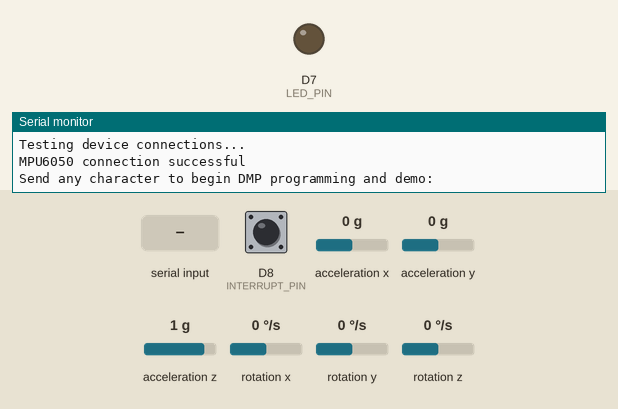
Bench run of a sketch on a simulated ESP8266 (NodeMCU). Shown: output pins drawn as LEDs (lit = HIGH), the last lines printed to the serial monitor. Inputs (shaded band) come from the test bench; at power-on: acceleration x 0 g, acceleration y 0 g, acceleration z 1 g, rotation z 0 °/s, D8 (INTERRUPT_PIN) LOW, rotation x 0 °/s, rotation y 0 °/s. The ROS host is connected and sends only what is stated; the sensor or clock chip raises its interrupt line as the real part does.

Above: at 0.8 s.
0.9 s: "1\n" received over Serial
At 1.74 s:
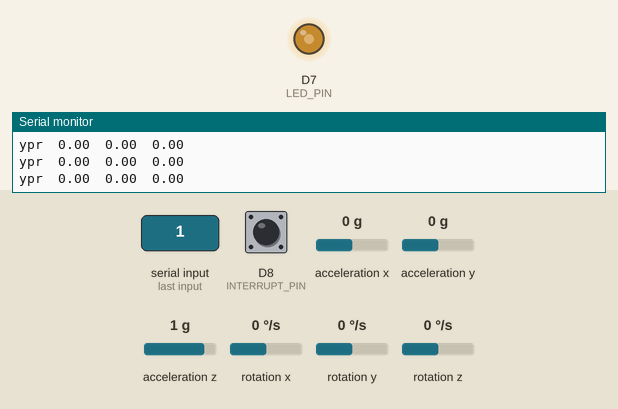
3.9 s: acceleration x set to -1.4 g
6.9 s: acceleration y set to -1.4 g
9.9 s: acceleration z set to -1.4 g
12.9 s: rotation z set to -192 °/s
Timing chart, 0 to 16.9 s (numbered marks = the images above; inputs shaded):
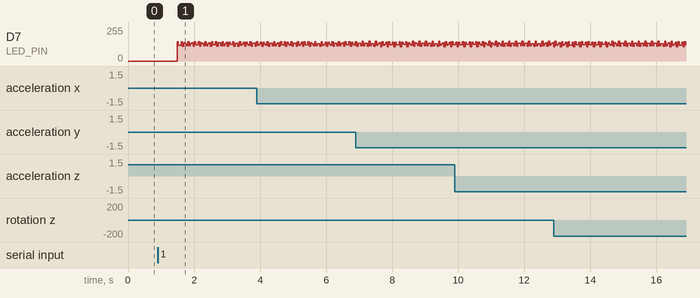

The sketch:

yprROS.ino
```cpp
// I2C device class (I2Cdev) demonstration Arduino sketch for MPU6050 class using DMP (MotionApps v2.0)
// 6/21/2012 by Jeff Rowberg <jeff@rowberg.net>
// Updates should (hopefully) always be available at https://github.com/jrowberg/i2cdevlib
//
// Changelog:
//      2019-07-08 - Added Auto Calibration and offset generator
//		   - and altered FIFO retrieval sequence to avoid using blocking code
//      2016-04-18 - Eliminated a potential infinite loop
//      2013-05-08 - added seamless Fastwire support
//                 - added note about gyro calibration
//      2012-06-21 - added note about Arduino 1.0.1 + Leonardo compatibility error
//      2012-06-20 - improved FIFO overflow handling and simplified read process
//      2012-06-19 - completely rearranged DMP initialization code and simplification
//      2012-06-13 - pull gyro and accel data from FIFO packet instead of reading directly
//      2012-06-09 - fix broken FIFO read sequence and change interrupt detection to RISING
//      2012-06-05 - add gravity-compensated initial reference frame acceleration output
//                 - add 3D math helper file to DMP6 example sketch
//                 - add Euler output and Yaw/Pitch/Roll output formats
//      2012-06-04 - remove accel offset clearing for better results (thanks Sungon Lee)
//      2012-06-01 - fixed gyro sensitivity to be 2000 deg/sec instead of 250
//      2012-05-30 - basic DMP initialization working

/* ============================================
I2Cdev device library code is placed under the MIT license
Copyright (c) 2012 Jeff Rowberg

Permission is hereby granted, free of charge, to any person obtaining a copy
of this software and associated documentation files (the "Software"), to deal
in the Software without restriction, including without limitation the rights
to use, copy, modify, merge, publish, distribute, sublicense, and/or sell
copies of the Software, and to permit persons to whom the Software is
furnished to do so, subject to the following conditions:

The above copyright notice and this permission notice shall be included in
all copies or substantial portions of the Software.

THE SOFTWARE IS PROVIDED "AS IS", WITHOUT WARRANTY OF ANY KIND, EXPRESS OR
IMPLIED, INCLUDING BUT NOT LIMITED TO THE WARRANTIES OF MERCHANTABILITY,
FITNESS FOR A PARTICULAR PURPOSE AND NONINFRINGEMENT. IN NO EVENT SHALL THE
AUTHORS OR COPYRIGHT HOLDERS BE LIABLE FOR ANY CLAIM, DAMAGES OR OTHER
LIABILITY, WHETHER IN AN ACTION OF CONTRACT, TORT OR OTHERWISE, ARISING FROM,
OUT OF OR IN CONNECTION WITH THE SOFTWARE OR THE USE OR OTHER DEALINGS IN
THE SOFTWARE.
===============================================
*/

// I2Cdev and MPU6050 must be installed as libraries, or else the .cpp/.h files
// for both classes must be in the include path of your project
#include "I2Cdev.h"

#include "MPU6050_6Axis_MotionApps20.h"
//#include "MPU6050.h" // not necessary if using MotionApps include file

// Arduino Wire library is required if I2Cdev I2CDEV_ARDUINO_WIRE implementation
// is used in I2Cdev.h
#if I2CDEV_IMPLEMENTATION == I2CDEV_ARDUINO_WIRE
    #include "Wire.h"
#endif

// class default I2C address is 0x68
// specific I2C addresses may be passed as a parameter here
// AD0 low = 0x68 (default for SparkFun breakout and InvenSense evaluation board)
// AD0 high = 0x69
MPU6050 mpu;
//MPU6050 mpu(0x69); // <-- use for AD0 high

/* =========================================================================
   NOTE: In addition to connection 3.3v, GND, SDA, and SCL, this sketch
   depends on the MPU-6050's INT pin being connected to the Arduino's
   external interrupt #0 pin. On the Arduino Uno and Mega 2560, this is
   digital I/O pin 2.
 * ========================================================================= */

/* =========================================================================
   NOTE: Arduino v1.0.1 with the Leonardo board generates a compile error
   when using Serial.write(buf, len). The Teapot output uses this method.
   The solution requires a modification to the Arduino USBAPI.h file, which
   is fortunately simple, but annoying. This will be fixed in the next IDE
   release. For more info, see these links:

   http://arduino.cc/forum/index.php/topic,109987.0.html
   http://code.google.com/p/arduino/issues/detail?id=958
 * ========================================================================= */


// uncomment "OUTPUT_READABLE_QUATERNION" if you want to see the actual
// quaternion components in a [w, x, y, z] format (not best for parsing
// on a remote host such as Processing or something though)
//#define OUTPUT_READABLE_QUATERNION

// uncomment "OUTPUT_READABLE_EULER" if you want to see Euler angles
// (in degrees) calculated from the quaternions coming from the FIFO.
// Note that Euler angles suffer from gimbal lock (for more info, see
// http://en.wikipedia.org/wiki/Gimbal_lock)
//#define OUTPUT_READABLE_EULER

// uncomment "OUTPUT_READABLE_YAWPITCHROLL" if you want to see the yaw/
// pitch/roll angles (in degrees) calculated from the quaternions coming
// from the FIFO. Note this also requires gravity vector calculations.
// Also note that yaw/pitch/roll angles suffer from gimbal lock (for
// more info, see: http://en.wikipedia.org/wiki/Gimbal_lock)
#define OUTPUT_READABLE_YAWPITCHROLL

// uncomment "OUTPUT_READABLE_REALACCEL" if you want to see acceleration
// components with gravity removed. This acceleration reference frame is
// not compensated for orientation, so +X is always +X according to the
// sensor, just without the effects of gravity. If you want acceleration
// compensated for orientation, us OUTPUT_READABLE_WORLDACCEL instead.
//#define OUTPUT_READABLE_REALACCEL

// uncomment "OUTPUT_READABLE_WORLDACCEL" if you want to see acceleration
// components with gravity removed and adjusted for the world frame of
// reference (yaw is relative to initial orientation, since no magnetometer
// is present in this case). Could be quite handy in some cases.
//#define OUTPUT_READABLE_WORLDACCEL

// uncomment "OUTPUT_TEAPOT" if you want output that matches the
// format used for the InvenSense teapot demo
//#define OUTPUT_TEAPOT


#define INTERRUPT_PIN D8  // use pin 2 on Arduino Uno & most boards
#define LED_PIN 13 // (Arduino is 13, Teensy is 11, Teensy++ is 6)
bool blinkState = false;

// MPU control/status vars
bool dmpReady = false;  // set true if DMP init was successful
uint8_t mpuIntStatus;   // holds actual interrupt status byte from MPU
uint8_t devStatus;      // return status after each device operation (0 = success, !0 = error)
uint16_t packetSize;    // expected DMP packet size (default is 42 bytes)
uint16_t fifoCount;     // count of all bytes currently in FIFO
uint8_t fifoBuffer[64]; // FIFO storage buffer

// orientation/motion vars
Quaternion q;           // [w, x, y, z]         quaternion container
VectorInt16 aa;         // [x, y, z]            accel sensor measurements
VectorInt16 aaReal;     // [x, y, z]            gravity-free accel sensor measurements
VectorInt16 aaWorld;    // [x, y, z]            world-frame accel sensor measurements
VectorFloat gravity;    // [x, y, z]            gravity vector
float euler[3];         // [psi, theta, phi]    Euler angle container
float ypr[3];           // [yaw, pitch, roll]   yaw/pitch/roll container and gravity vector

// packet structure for InvenSense teapot demo
uint8_t teapotPacket[14] = { '$', 0x02, 0,0, 0,0, 0,0, 0,0, 0x00, 0x00, '\r', '\n' };


// ================================================================
// ===               INTERRUPT DETECTION ROUTINE                ===
// ================================================================

volatile bool mpuInterrupt = false;     // indicates whether MPU interrupt pin has gone high
void ICACHE_RAM_ATTR dmpDataReady() {
    mpuInterrupt = true;
}


// ================================================================
// ===                      INITIAL SETUP                       ===
// ================================================================


//initializations for ROS message

#include <ros.h>
#include <geometry_msgs/Vector3.h>
ros::NodeHandle nh;
geometry_msgs::Vector3 gyro_data;
ros::Publisher gyro_pub("gyro", &gyro_data);


void setup() {
    // join I2C bus (I2Cdev library doesn't do this automatically)
    #if I2CDEV_IMPLEMENTATION == I2CDEV_ARDUINO_WIRE
        Wire.begin();
        Wire.setClock(400000); // 400kHz I2C clock. Comment this line if having compilation difficulties
    #elif I2CDEV_IMPLEMENTATION == I2CDEV_BUILTIN_FASTWIRE
        Fastwire::setup(400, true);
    #endif

    // initialize serial communication
    // (115200 chosen because it is required for Teapot Demo output, but it's
    // really up to you depending on your project)
    Serial.begin(57600);
    while (!Serial); // wait for Leonardo enumeration, others continue immediately

    // NOTE: 8MHz or slower host processors, like the Teensy @ 3.3V or Arduino
    // Pro Mini running at 3.3V, cannot handle this baud rate reliably due to
    // the baud timing being too misaligned with processor ticks. You must use
    // 38400 or slower in these cases, or use some kind of external separate
    // crystal solution for the UART timer.

    // initialize device
    Serial.println(F("Initializing I2C devices..."));
    mpu.initialize();
    pinMode(INTERRUPT_PIN, INPUT);

    // verify connection
    Serial.println(F("Testing device connections..."));
    Serial.println(mpu.testConnection() ? F("MPU6050 connection successful") : F("MPU6050 connection failed"));

    // wait for ready
    Serial.println(F("\nSend any character to begin DMP programming and demo: "));


    while (Serial.available() && Serial.read()); // empty buffer
    while (!Serial.available());                 // wait for data
    while (Serial.available() && Serial.read()); // empty buffer again

    // load and configure the DMP

    Serial.println(F("Initializing DMP..."));
    devStatus = mpu.dmpInitialize();

    // supply your own gyro offsets here, scaled for min sensitivity
    mpu.setXGyroOffset(220);
    mpu.setYGyroOffset(76);
    mpu.setZGyroOffset(-85);
    mpu.setZAccelOffset(1788); // 1688 factory default for my test chip

    // make sure it worked (returns 0 if so)
    if (devStatus == 0) {

        // Calibration Time: generate offsets and calibrate our MPU6050
        mpu.CalibrateAccel(6);
        mpu.CalibrateGyro(6);
        mpu.PrintActiveOffsets();
        // turn on the DMP, now that it's ready
        Serial.println(F("Enabling DMP..."));
        mpu.setDMPEnabled(true);

        // enable Arduino interrupt detection
        Serial.print(F("Enabling interrupt detection (Arduino external interrupt "));
        Serial.print(digitalPinToInterrupt(INTERRUPT_PIN));
        Serial.println(F(")..."));
        attachInterrupt(digitalPinToInterrupt(INTERRUPT_PIN), dmpDataReady, RISING);
        mpuIntStatus = mpu.getIntStatus();

        // set our DMP Ready flag so the main loop() function knows it's okay to use it
        Serial.println(F("DMP ready! Waiting for first interrupt..."));
        dmpReady = true;

        // get expected DMP packet size for later comparison
        packetSize = mpu.dmpGetFIFOPacketSize();
    } else {
        // ERROR!
        // 1 = initial memory load failed
        // 2 = DMP configuration updates failed
        // (if it's going to break, usually the code will be 1)
        Serial.print(F("DMP Initialization failed (code "));
        Serial.print(devStatus);
        Serial.println(F(")"));
    }
    // configure LED for output

    pinMode(LED_PIN, OUTPUT);

    nh.initNode();
    nh.advertise(gyro_pub);

}


// ================================================================
// ===                    MAIN PROGRAM LOOP                     ===
// ================================================================

void loop() {
    // if programming failed, don't try to do anything
    if (!dmpReady) return;
    // read a packet from FIFO
    if (mpu.dmpGetCurrentFIFOPacket(fifoBuffer)) { // Get the Latest packet
        #ifdef OUTPUT_READABLE_QUATERNION
            // display quaternion values in easy matrix form: w x y z
            mpu.dmpGetQuaternion(&q, fifoBuffer);
            Serial.print("quat\t");
            Serial.print(q.w);
            Serial.print("\t");
            Serial.print(q.x);
            Serial.print("\t");
            Serial.print(q.y);
            Serial.print("\t");
            Serial.println(q.z);
        #endif

        #ifdef OUTPUT_READABLE_EULER
            // display Euler angles in degrees
            mpu.dmpGetQuaternion(&q, fifoBuffer);
            mpu.dmpGetEuler(euler, &q);
            Serial.print("euler\t");
            Serial.print(euler[0] * 180/M_PI);
            Serial.print("\t");
            Serial.print(euler[1] * 180/M_PI);
            Serial.print("\t");
            Serial.println(euler[2] * 180/M_PI);
        #endif

        #ifdef OUTPUT_READABLE_YAWPITCHROLL
            // display Euler angles in degrees
            mpu.dmpGetQuaternion(&q, fifoBuffer);
            mpu.dmpGetGravity(&gravity, &q);
            mpu.dmpGetYawPitchRoll(ypr, &q, &gravity);
            Serial.print("ypr\t");
            Serial.print(ypr[0] * 180/M_PI);
            Serial.print("\t");
            Serial.print(ypr[1] * 180/M_PI);
            Serial.print("\t");
            Serial.println(ypr[2] * 180/M_PI);


            //publish the data
            gyro_data.x = ypr[0] * 180/M_PI;
            gyro_data.y = ypr[1] * 180/M_PI;
            gyro_data.z = ypr[2] * 180/M_PI;

            gyro_pub.publish(&gyro_data);
            nh.spinOnce();

        #endif

        #ifdef OUTPUT_READABLE_REALACCEL
            // display real acceleration, adjusted to remove gravity
            mpu.dmpGetQuaternion(&q, fifoBuffer);
            mpu.dmpGetAccel(&aa, fifoBuffer);
            mpu.dmpGetGravity(&gravity, &q);
            mpu.dmpGetLinearAccel(&aaReal, &aa, &gravity);
            Serial.print("areal\t");
            Serial.print(aaReal.x);
            Serial.print("\t");
            Serial.print(aaReal.y);
            Serial.print("\t");
            Serial.println(aaReal.z);
        #endif

        #ifdef OUTPUT_READABLE_WORLDACCEL
            // display initial world-frame acceleration, adjusted to remove gravity
            // and rotated based on known orientation from quaternion
            mpu.dmpGetQuaternion(&q, fifoBuffer);
            mpu.dmpGetAccel(&aa, fifoBuffer);
            mpu.dmpGetGravity(&gravity, &q);
            mpu.dmpGetLinearAccel(&aaReal, &aa, &gravity);
            mpu.dmpGetLinearAccelInWorld(&aaWorld, &aaReal, &q);
            Serial.print("aworld\t");
            Serial.print(aaWorld.x);
            Serial.print("\t");
            Serial.print(aaWorld.y);
            Serial.print("\t");
            Serial.println(aaWorld.z);
        #endif

        #ifdef OUTPUT_TEAPOT
            // display quaternion values in InvenSense Teapot demo format:
            teapotPacket[2] = fifoBuffer[0];
            teapotPacket[3] = fifoBuffer[1];
            teapotPacket[4] = fifoBuffer[4];
            teapotPacket[5] = fifoBuffer[5];
            teapotPacket[6] = fifoBuffer[8];
            teapotPacket[7] = fifoBuffer[9];
            teapotPacket[8] = fifoBuffer[12];
            teapotPacket[9] = fifoBuffer[13];
            Serial.write(teapotPacket, 14);
            teapotPacket[11]++; // packetCount, loops at 0xFF on purpose
        #endif

        // blink LED to indicate activity
        blinkState = !blinkState;
        digitalWrite(LED_PIN, blinkState);
    }
}
```
